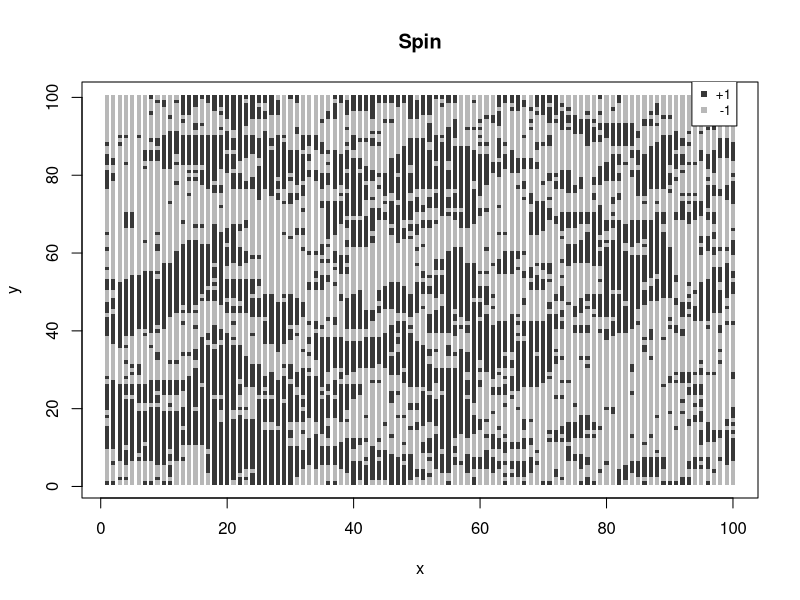
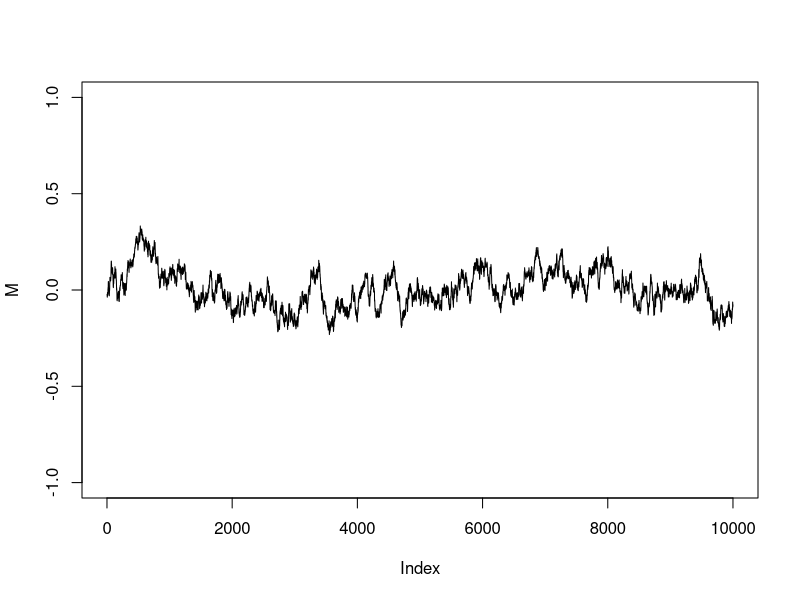
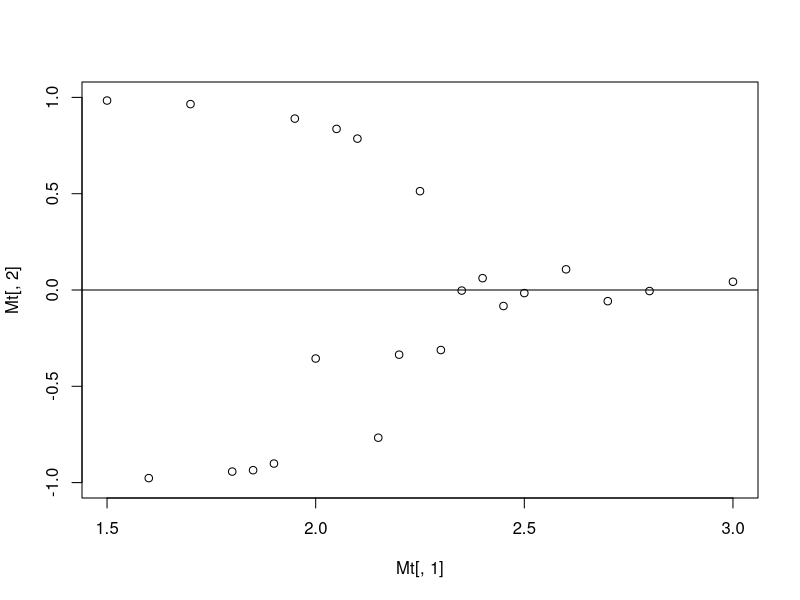

Here is the R script that generated these plots, in order:
spins <- as.matrix(read.table("spins.txt"))

spinup <- which(spins == 1, arr.ind=TRUE)
spindown <- which(spins == -1, arr.ind=TRUE)

plot(spinup[,1],spinup[,2],
     xlab="x",ylab="y",main="Spin",
     pch=15,col=colors()[175],cex=.57)
points(spindown[,1],spindown[,2],
       pch=15,col=colors()[225],cex=.57)
legend(93.5,105,legend=c('+1',' -1'),
       col=c(colors()[175],colors()[225]), pch=15, cex=.8)


M <- as.matrix(read.table("magnet.txt"))
plot(M,type='l',ylim=c(-1,1))
M[10000]

Mt <- as.matrix(read.table("meanMvsT.txt"))
plot(Mt[,1],Mt[,2],ylim=c(-1,1))
abline(h=0)
